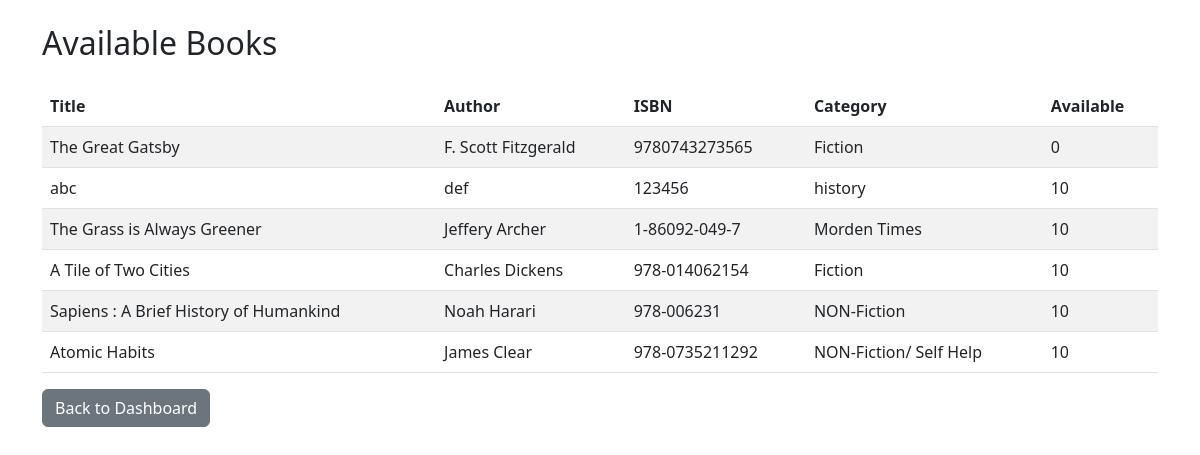
The app's page /member/books, older data.
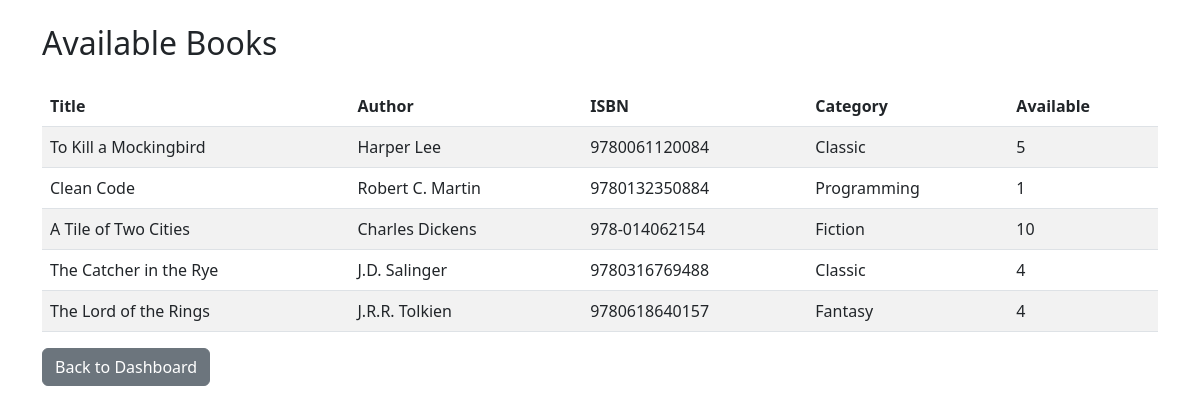
The same page, newer data.
### tables this page shows
CREATE TABLE books (
    id INTEGER PRIMARY KEY AUTOINCREMENT,
    title TEXT NOT NULL,
    author TEXT NOT NULL,
    isbn TEXT UNIQUE NOT NULL,
    category TEXT,
    quantity INTEGER NOT NULL
);

### app.py (the view)
@app.route('/member/books')
def member_books():
    conn = sqlite3.connect('database.db')
    conn.row_factory = sqlite3.Row
    books = conn.execute('SELECT * FROM books').fetchall()
    conn.close()
    return render_template('member_books.html', books=books)

### templates/member_books.html (shortened to what this page needs)
<!DOCTYPE html>
<html lang="en">
<head>
    <link href="https://cdn.jsdelivr.net/npm/bootstrap@5.3.0/dist/css/bootstrap.min.css" rel="stylesheet">
</head>
<body>
    <div class="container mt-4">
        <h2 class="mb-4">Available Books</h2>
        <table class="table table-striped">
            <thead>
                <tr>
                    <th>Title</th>
                    <th>Author</th>
                    <th>ISBN</th>
                    <th>Category</th>
                    <th>Available</th>
                </tr>
            </thead>
            <tbody>
                {% for book in books %}
                <tr>
                    <td>{{ book.title }}</td>
                    <td>{{ book.author }}</td>
                    <td>{{ book.isbn }}</td>
                    <td>{{ book.category }}</td>
                    <td>{{ book.quantity }}</td>
                </tr>
                {% endfor %}
            </tbody>
        </table>
        <a href="{{ url_for('member_dashboard') }}" class="btn btn-secondary">Back to Dashboard</a>
    </div>
</body>
</html>

Row changes from the older to the newer data that the page shows:
removed books: title "The Great Gatsby", author "F. Scott Fitzgerald", isbn "9780743273565", category "Fiction", quantity "0"
removed books: title "abc", author "def", isbn "123456", category "history", quantity "10"
removed books: title "The Grass is Always Greener", author "Jeffery Archer", isbn "1-86092-049-7", category "Morden Times", quantity "10"
removed books: title "Atomic Habits", author "James Clear", isbn "978-0735211292", category "NON-Fiction/ Self Help", quantity "10"
added books: title "To Kill a Mockingbird", author "Harper Lee", isbn "9780061120084", category "Classic", quantity "5"
added books: title "Clean Code", author "Robert C. Martin", isbn "9780132350884", category "Programming", quantity "1"
changed books: title "Sapiens : A Brief History of Humankind" → "The Catcher in the Rye"; author "Noah Harari" → "J.D. Salinger"; isbn "978-006231" → "9780316769488"; category "NON-Fiction" → "Classic"; quantity "10" → "4"
added books: title "The Lord of the Rings", author "J.R.R. Tolkien", isbn "9780618640157", category "Fantasy", quantity "4"
